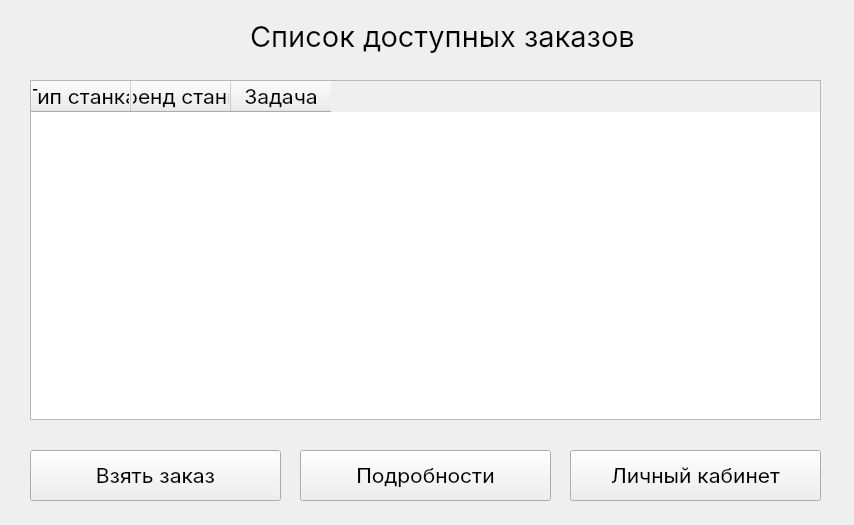
<?xml version="1.0" encoding="UTF-8"?>
<ui version="4.0">
 <class>AviableOrdersListWindow</class>
 <widget class="QWidget" name="AviableOrdersListWindow">
  <property name="geometry">
   <rect>
    <x>0</x>
    <y>0</y>
    <width>854</width>
    <height>525</height>
   </rect>
  </property>
  <property name="sizePolicy">
   <sizepolicy hsizetype="Fixed" vsizetype="Fixed">
    <horstretch>0</horstretch>
    <verstretch>0</verstretch>
   </sizepolicy>
  </property>
  <property name="minimumSize">
   <size>
    <width>854</width>
    <height>525</height>
   </size>
  </property>
  <property name="maximumSize">
   <size>
    <width>854</width>
    <height>525</height>
   </size>
  </property>
  <property name="palette">
   <palette>
    <active/>
    <inactive/>
    <disabled/>
   </palette>
  </property>
  <property name="font">
   <font>
    <family>Inter</family>
    <pointsize>16</pointsize>
   </font>
  </property>
  <property name="windowTitle">
   <string>Список доступных заказов</string>
  </property>
  <widget class="QLabel" name="list_aviable_orders_label">
   <property name="geometry">
    <rect>
     <x>250</x>
     <y>10</y>
     <width>491</width>
     <height>51</height>
    </rect>
   </property>
   <property name="font">
    <font>
     <family>Inter</family>
     <pointsize>22</pointsize>
    </font>
   </property>
   <property name="text">
    <string>Список доступных заказов</string>
   </property>
  </widget>
  <widget class="QPushButton" name="go_area_button">
   <property name="geometry">
    <rect>
     <x>570</x>
     <y>450</y>
     <width>251</width>
     <height>51</height>
    </rect>
   </property>
   <property name="font">
    <font>
     <family>Inter</family>
     <pointsize>16</pointsize>
    </font>
   </property>
   <property name="text">
    <string>Личный кабинет</string>
   </property>
  </widget>
  <widget class="QPushButton" name="take_order_button">
   <property name="geometry">
    <rect>
     <x>30</x>
     <y>450</y>
     <width>251</width>
     <height>51</height>
    </rect>
   </property>
   <property name="font">
    <font>
     <family>Inter</family>
     <pointsize>16</pointsize>
    </font>
   </property>
   <property name="text">
    <string>Взять заказ</string>
   </property>
  </widget>
  <widget class="QTableWidget" name="orders_table_widget">
   <property name="geometry">
    <rect>
     <x>30</x>
     <y>80</y>
     <width>791</width>
     <height>340</height>
    </rect>
   </property>
   <property name="editTriggers">
    <set>QAbstractItemView::NoEditTriggers</set>
   </property>
   <property name="selectionMode">
    <enum>QAbstractItemView::SingleSelection</enum>
   </property>
   <property name="selectionBehavior">
    <enum>QAbstractItemView::SelectRows</enum>
   </property>
   <property name="gridStyle">
    <enum>Qt::SolidLine</enum>
   </property>
   <attribute name="verticalHeaderVisible">
    <bool>false</bool>
   </attribute>
   <column>
    <property name="text">
     <string>Тип станка</string>
    </property>
    <property name="font">
     <font>
      <family>Inter</family>
      <pointsize>16</pointsize>
     </font>
    </property>
    <property name="background">
     <color>
      <red>255</red>
      <green>255</green>
      <blue>255</blue>
     </color>
    </property>
   </column>
   <column>
    <property name="text">
     <string>Бренд станка</string>
    </property>
    <property name="font">
     <font>
      <family>Inter</family>
      <pointsize>16</pointsize>
     </font>
    </property>
    <property name="background">
     <color>
      <red>255</red>
      <green>255</green>
      <blue>255</blue>
     </color>
    </property>
   </column>
   <column>
    <property name="text">
     <string>Задача</string>
    </property>
    <property name="font">
     <font>
      <family>Inter</family>
      <pointsize>16</pointsize>
     </font>
    </property>
    <property name="foreground">
     <brush brushstyle="NoBrush">
      <color alpha="255">
       <red>255</red>
       <green>255</green>
       <blue>255</blue>
      </color>
     </brush>
    </property>
   </column>
  </widget>
  <widget class="QPushButton" name="about_button">
   <property name="geometry">
    <rect>
     <x>300</x>
     <y>450</y>
     <width>251</width>
     <height>51</height>
    </rect>
   </property>
   <property name="font">
    <font>
     <family>Inter</family>
     <pointsize>16</pointsize>
    </font>
   </property>
   <property name="text">
    <string>Подробности</string>
   </property>
  </widget>
 </widget>
 <resources/>
 <connections/>
</ui>
